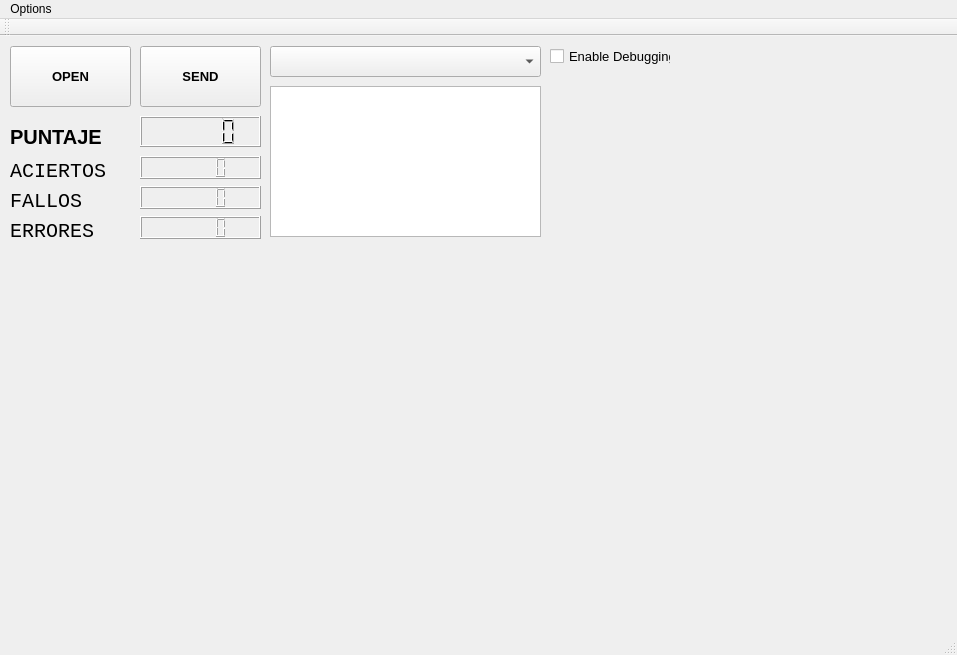
<?xml version="1.0" encoding="UTF-8"?>
<ui version="4.0">
 <class>MainWindow</class>
 <widget class="QMainWindow" name="MainWindow">
  <property name="geometry">
   <rect>
    <x>0</x>
    <y>0</y>
    <width>957</width>
    <height>655</height>
   </rect>
  </property>
  <property name="windowTitle">
   <string>MainWindow</string>
  </property>
  <widget class="QWidget" name="centralwidget">
   <widget class="QPushButton" name="pushButton_3">
    <property name="geometry">
     <rect>
      <x>10</x>
      <y>10</y>
      <width>121</width>
      <height>61</height>
     </rect>
    </property>
    <property name="font">
     <font>
      <pointsize>10</pointsize>
      <weight>75</weight>
      <bold>true</bold>
     </font>
    </property>
    <property name="text">
     <string>OPEN</string>
    </property>
   </widget>
   <widget class="QPushButton" name="encodeData">
    <property name="geometry">
     <rect>
      <x>140</x>
      <y>10</y>
      <width>121</width>
      <height>61</height>
     </rect>
    </property>
    <property name="font">
     <font>
      <pointsize>10</pointsize>
      <weight>75</weight>
      <bold>true</bold>
     </font>
    </property>
    <property name="text">
     <string>SEND</string>
    </property>
   </widget>
   <widget class="QPlainTextEdit" name="plainTextEdit">
    <property name="geometry">
     <rect>
      <x>270</x>
      <y>50</y>
      <width>271</width>
      <height>151</height>
     </rect>
    </property>
    <property name="font">
     <font>
      <pointsize>15</pointsize>
     </font>
    </property>
   </widget>
   <widget class="QComboBox" name="comboBox">
    <property name="geometry">
     <rect>
      <x>270</x>
      <y>10</y>
      <width>271</width>
      <height>31</height>
     </rect>
    </property>
    <property name="font">
     <font>
      <pointsize>12</pointsize>
     </font>
    </property>
   </widget>
   <widget class="QCheckBox" name="checkBox_3">
    <property name="geometry">
     <rect>
      <x>550</x>
      <y>10</y>
      <width>121</width>
      <height>21</height>
     </rect>
    </property>
    <property name="font">
     <font>
      <pointsize>10</pointsize>
     </font>
    </property>
    <property name="text">
     <string>Enable Debugging</string>
    </property>
   </widget>
   <widget class="QWidget" name="widget" native="true">
    <property name="geometry">
     <rect>
      <x>10</x>
      <y>210</y>
      <width>761</width>
      <height>281</height>
     </rect>
    </property>
   </widget>
   <widget class="QLCDNumber" name="lcdNumber">
    <property name="geometry">
     <rect>
      <x>140</x>
      <y>120</y>
      <width>121</width>
      <height>23</height>
     </rect>
    </property>
   </widget>
   <widget class="QLCDNumber" name="lcdNumber_2">
    <property name="geometry">
     <rect>
      <x>140</x>
      <y>150</y>
      <width>121</width>
      <height>23</height>
     </rect>
    </property>
   </widget>
   <widget class="QLCDNumber" name="lcdNumber_3">
    <property name="geometry">
     <rect>
      <x>140</x>
      <y>180</y>
      <width>121</width>
      <height>23</height>
     </rect>
    </property>
   </widget>
   <widget class="QLCDNumber" name="lcdNumber_4">
    <property name="geometry">
     <rect>
      <x>140</x>
      <y>80</y>
      <width>121</width>
      <height>31</height>
     </rect>
    </property>
    <property name="font">
     <font>
      <pointsize>20</pointsize>
     </font>
    </property>
   </widget>
   <widget class="QLabel" name="label">
    <property name="geometry">
     <rect>
      <x>10</x>
      <y>80</y>
      <width>121</width>
      <height>41</height>
     </rect>
    </property>
    <property name="font">
     <font>
      <family>Microsoft YaHei UI</family>
      <pointsize>15</pointsize>
      <weight>75</weight>
      <bold>true</bold>
     </font>
    </property>
    <property name="text">
     <string>PUNTAJE</string>
    </property>
   </widget>
   <widget class="QLabel" name="label_2">
    <property name="geometry">
     <rect>
      <x>10</x>
      <y>120</y>
      <width>101</width>
      <height>31</height>
     </rect>
    </property>
    <property name="font">
     <font>
      <family>Lucida Console</family>
      <pointsize>15</pointsize>
      <weight>50</weight>
      <bold>false</bold>
      <stylestrategy>PreferDefault</stylestrategy>
     </font>
    </property>
    <property name="text">
     <string>ACIERTOS</string>
    </property>
   </widget>
   <widget class="QLabel" name="label_3">
    <property name="geometry">
     <rect>
      <x>10</x>
      <y>150</y>
      <width>101</width>
      <height>31</height>
     </rect>
    </property>
    <property name="font">
     <font>
      <family>Lucida Console</family>
      <pointsize>15</pointsize>
      <underline>false</underline>
      <strikeout>false</strikeout>
      <kerning>true</kerning>
     </font>
    </property>
    <property name="text">
     <string>FALLOS</string>
    </property>
   </widget>
   <widget class="QLabel" name="label_4">
    <property name="geometry">
     <rect>
      <x>10</x>
      <y>180</y>
      <width>101</width>
      <height>31</height>
     </rect>
    </property>
    <property name="font">
     <font>
      <family>Lucida Console</family>
      <pointsize>15</pointsize>
     </font>
    </property>
    <property name="text">
     <string>ERRORES</string>
    </property>
   </widget>
  </widget>
  <widget class="QMenuBar" name="menubar">
   <property name="geometry">
    <rect>
     <x>0</x>
     <y>0</y>
     <width>957</width>
     <height>20</height>
    </rect>
   </property>
   <widget class="QMenu" name="menuOptions">
    <property name="title">
     <string>Options</string>
    </property>
    <addaction name="actionEnable_Debugging"/>
    <addaction name="actionExit"/>
   </widget>
   <addaction name="menuOptions"/>
  </widget>
  <widget class="QStatusBar" name="statusbar"/>
  <widget class="QToolBar" name="toolBar">
   <property name="windowTitle">
    <string>toolBar</string>
   </property>
   <attribute name="toolBarArea">
    <enum>TopToolBarArea</enum>
   </attribute>
   <attribute name="toolBarBreak">
    <bool>false</bool>
   </attribute>
  </widget>
  <action name="actionEnable_Debugging">
   <property name="checkable">
    <bool>true</bool>
   </property>
   <property name="text">
    <string>Enable Debugging</string>
   </property>
  </action>
  <action name="actionExit">
   <property name="text">
    <string>Exit</string>
   </property>
  </action>
 </widget>
 <resources/>
 <connections/>
</ui>
